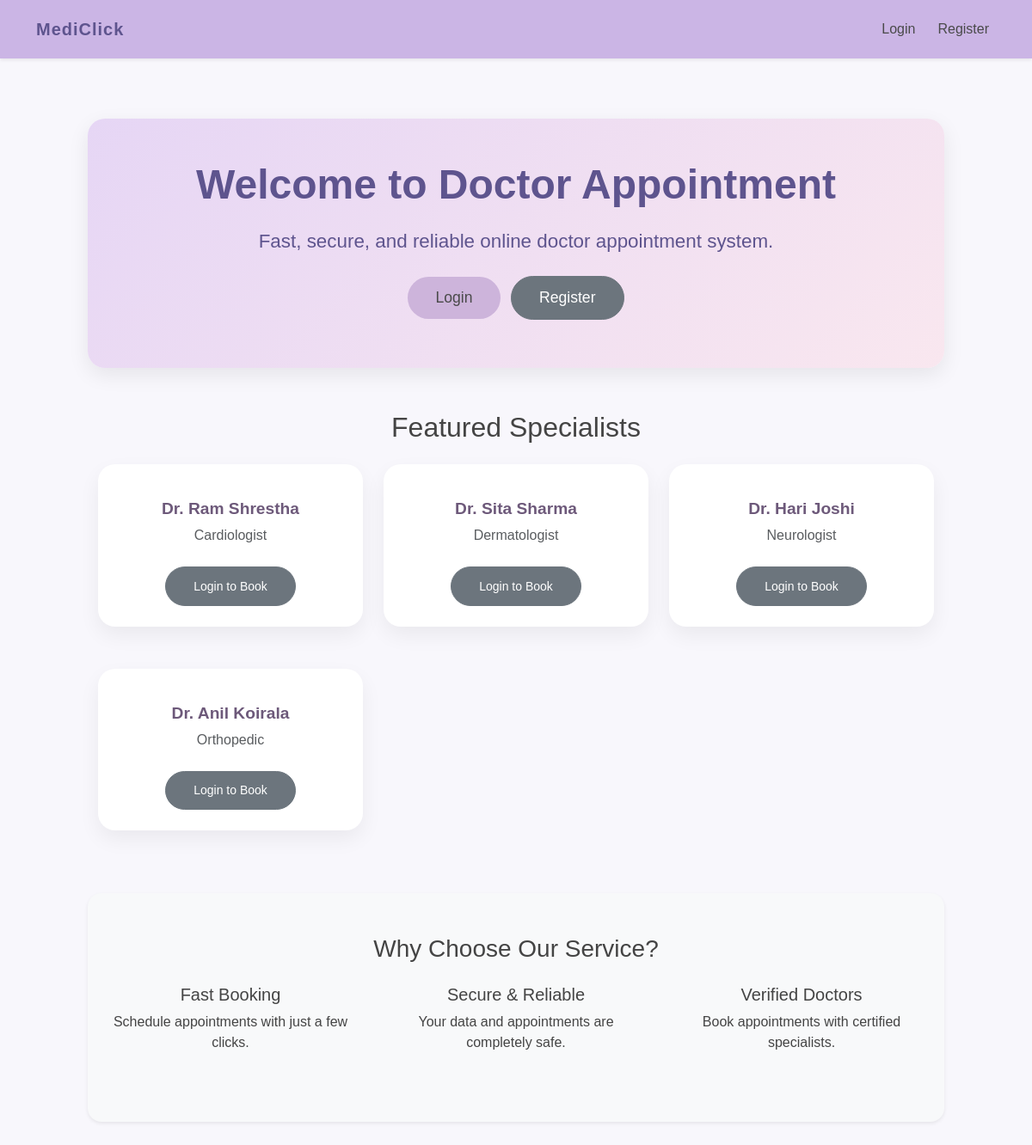
The page / on the database its author committed.
### models.py (models this page shows)
class Doctor(db.Model):
    id = db.Column(db.Integer, primary_key=True)
    name = db.Column(db.String(100))
    specialization = db.Column(db.String(100))
    appointments = db.relationship('Appointment', backref='doctor', lazy=True)

### app.py (the view)
@app.route('/')
def home():
    doctors = Doctor.query.all()
    return render_template('index.html', doctors=doctors)

### templates/index.html (shortened to what this page needs)
{% extends 'base.html' %}
{% block content %}
<section class="text-center mt-5 hero-section py-5">
  <div class="container">
    {% if 'user_id' in session %}
      <h1 class="display-4 fw-bold">Welcome, {{ session['user_name'] }}!</h1>
      <p class="lead mb-4">Book appointments with top specialists in just a few clicks.</p>
    {% else %}
      <h1 class="display-4 fw-bold">Welcome to Doctor Appointment</h1>
      <p class="lead mb-4">Fast, secure, and reliable online doctor appointment system.</p>
      <a href="{{ url_for('login') }}" class="btn btn-primary btn-lg me-2 mb-2">Login</a>
      <a href="{{ url_for('register') }}" class="btn btn-secondary btn-lg mb-2">Register</a>
    {% endif %}
  </div>
</section>
<section class="mt-5 mb-5">
  <div class="container">
    <h2 class="text-center mb-4">Featured Specialists</h2>
    <div class="row row-cols-1 row-cols-md-3 g-4">
      {% for doc in doctors[:4] %}
      <div class="col">
        <div class="card-doctor text-center p-4">
          <h5>{{ doc.name }}</h5>
          <p class="text-muted">{{ doc.specialization }}</p>
          {% if 'user_id' in session %}
            <a href="{{ url_for('book', doctor_id=doc.id) }}" class="btn btn-primary btn-sm mt-2">Book Appointment</a>
          {% else %}
            <a href="{{ url_for('login') }}" class="btn btn-secondary btn-sm mt-2">Login to Book</a>
          {% endif %}
        </div>
      </div>
      {% endfor %}
    </div>
  </div>
</section>
<section class="my-5 py-5 bg-light rounded-4 shadow-sm">
  <div class="container text-center">
    <h3 class="mb-4">Why Choose Our Service?</h3>
    <div class="row">
      <div class="col-md-4 mb-3">
        <h5>Fast Booking</h5>
        <p>Schedule appointments with just a few clicks.</p>
      </div>
      <div class="col-md-4 mb-3">
        <h5>Secure & Reliable</h5>
        <p>Your data and appointments are completely safe.</p>
      </div>
      <div class="col-md-4 mb-3">
        <h5>Verified Doctors</h5>
        <p>Book appointments with certified specialists.</p>
      </div>
    </div>
  </div>
</section>
{% endblock %}

### static/css/style.css (style rules this page uses)
body { font-family: 'Poppins', sans-serif; background-color: #f8f7fc; color: #444; margin: 0; padding: 90px; }
section.text-center { background: linear-gradient(135deg, #e6d6f5, #f9e7ef); color: #5e548e; padding: 80px 20px; border-radius: 20px; box-shadow: 0 8px 25px rgba(0,0,0,0.08); margin-bottom: 50px; }
section.text-center h1 { font-size: 3rem; font-weight: 700; margin-bottom: 20px; }
section.text-center p.lead { font-size: 1.4rem; margin-bottom: 30px; }
.btn { border-radius: 50px; padding: 0.7rem 2rem; font-weight: 500; transition: all 0.3s ease; }
.btn-lg { font-size: 1.1rem; }
.btn-primary { background-color: #cdb4db; border: none; color: #4a4a4a; }
.card-doctor { background: #ffffff; border-radius: 20px; box-shadow: 0 10px 25px rgba(0,0,0,0.06); transition: 0.3s ease; padding: 30px; text-align: center; margin-bottom: 25px; }
.card-doctor h5 { font-weight: 600; font-size: 1.2rem; color: #6d597a; }
.card-doctor p { font-weight: 500; color: #777; }

### rows shown on the page
Doctor: name "Dr. Ram Shrestha", specialization "Cardiologist"
Doctor: name "Dr. Sita Sharma", specialization "Dermatologist"
Doctor: name "Dr. Hari Joshi", specialization "Neurologist"
Doctor: name "Dr. Anil Koirala", specialization "Orthopedic"
